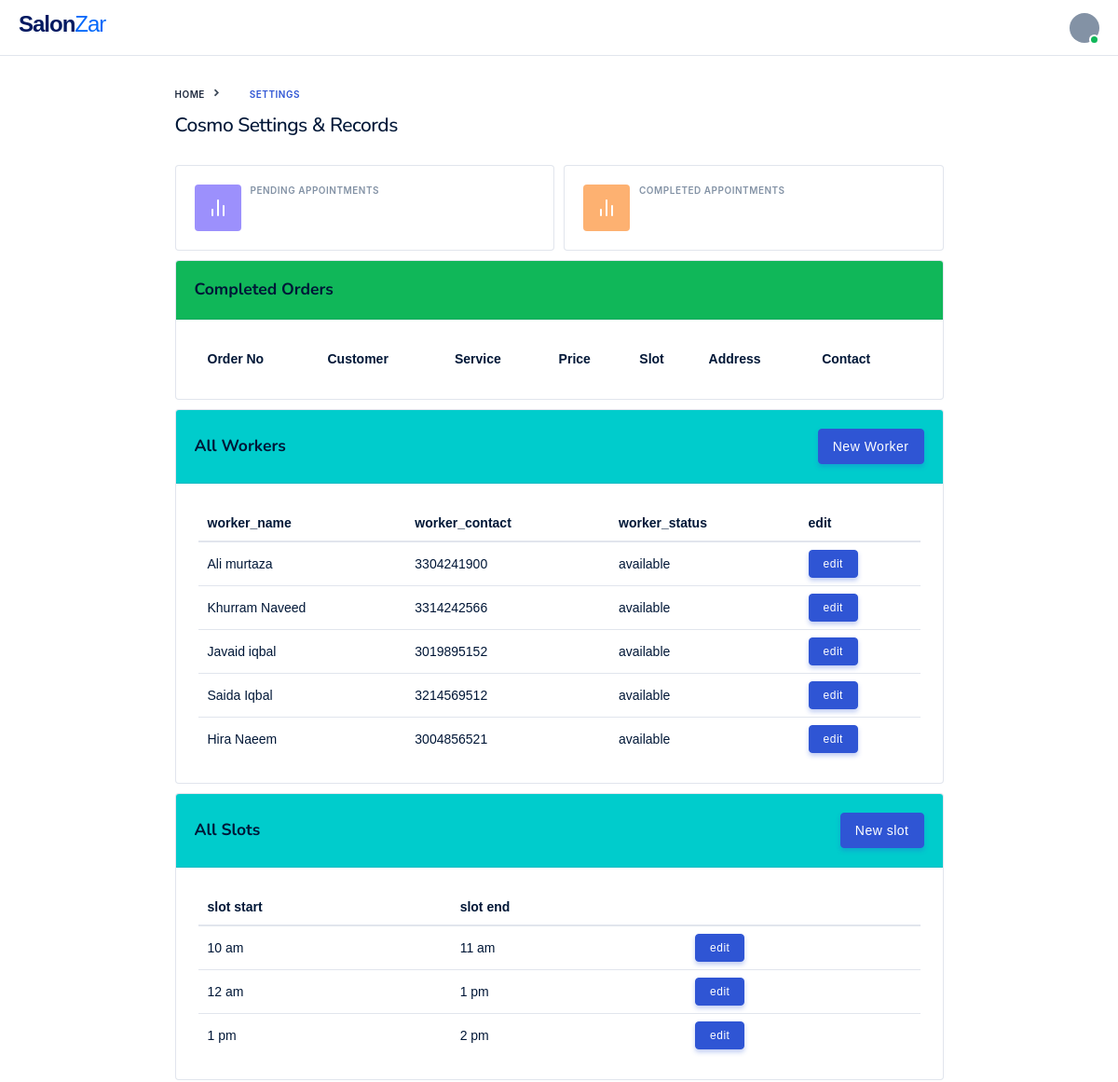
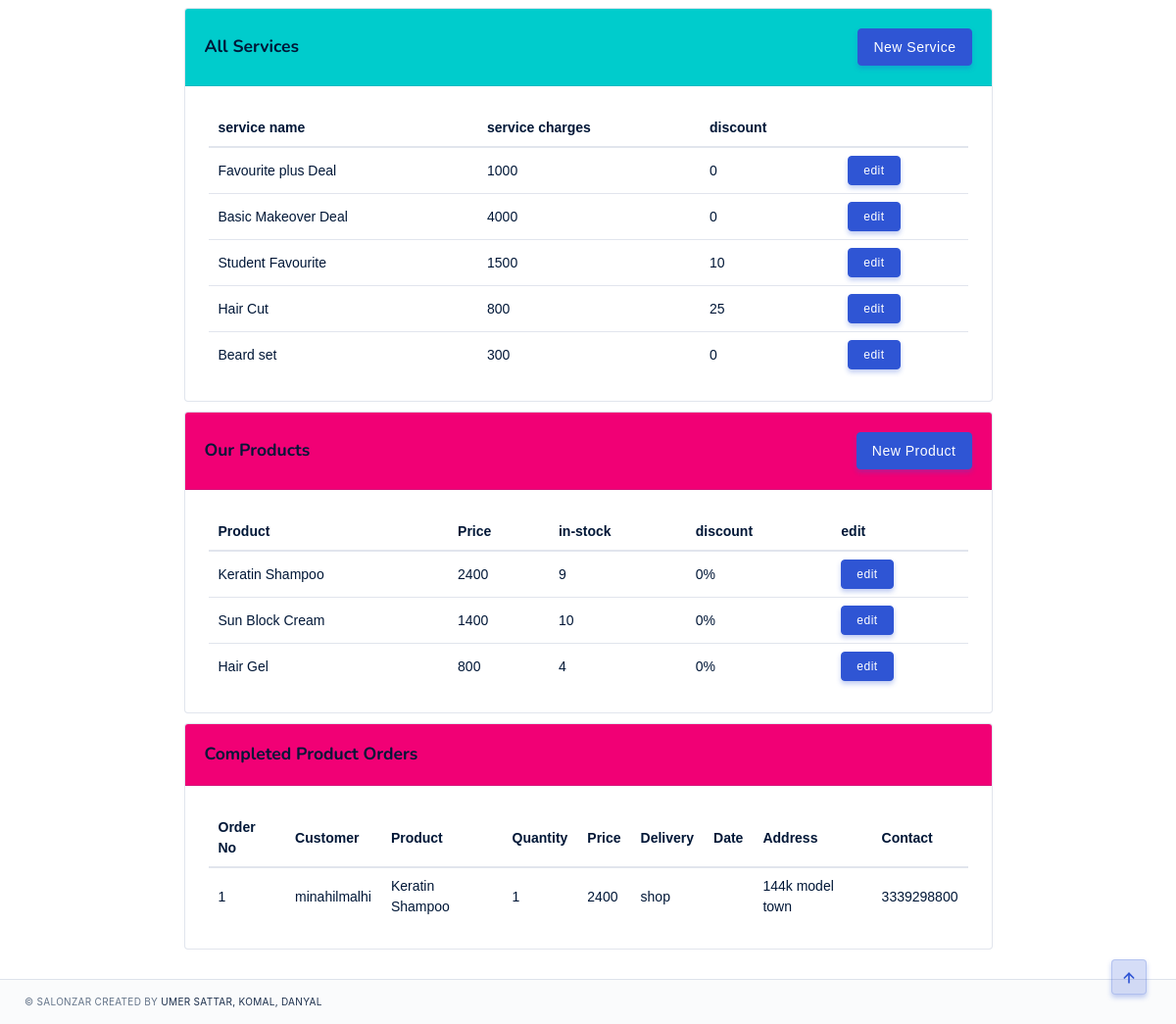
Screenshot of /salon_profile/ (signed in) with the database file from the repository (2 pictures, top to bottom).
### salons/models.py (models this page shows, shortened)
class Salon(models.Model):
    HOME = 'home service'
    SHOP = 'shop'
    BOTH = 'both'
    PENDING ='pending'
    APPROVED = 'approved'
    service_category =[
        (HOME,'Home Service'),
        (SHOP,'Shop'),
        (BOTH,'Both')
    ]
    status_choices =[
        (PENDING,'Pending'),
        (APPROVED,'Approved')
    ]
    user = models.OneToOneField(User,null=True,on_delete=models.CASCADE)
    shop_name = models.CharField(max_length=200,null=True)
    phone = models.CharField(max_length=200, null=True)
    email = models.CharField(max_length=200, null=True)
    no_of_workers = models.IntegerField(null=True)
    serivice_type = models.CharField(max_length=100,null=True,choices=service_category)
    address = models.CharField(null=True,max_length=100,blank=True)
    status = models.CharField(max_length=100,null=True,choices=status_choices)
    thumbnail = models.ImageField(upload_to='SalonImages/',null=True,blank=True)

class SalonWorker(models.Model):
    BUSY = 'busy'
    AVAILABLE = 'available'
    worker_choices =[
        (BUSY,'busy'),
        (AVAILABLE,'available'),
    ]
    salon = models.ForeignKey(Salon,null=True,blank=True,on_delete=models.CASCADE)
    worker_name = models.CharField(max_length=200,null=True)
    worker_contact = models.IntegerField(null=True)
    worker_status = models.CharField(max_length=200,null=True,choices=worker_choices)

class Slot(models.Model):
    BOOKED = 'booked'
    AVAILABLE = 'available'
    slot_choices = [
        (BOOKED,'booked'),
        (AVAILABLE,'available')
    ]
    salon = models.ForeignKey(Salon,null=True,blank=True,on_delete=models.CASCADE)
    slot_start_time = models.CharField(max_length=200,null=True)
    slot_end_time = models.CharField(max_length=200,null=True)
    slot_status = models.CharField(max_length=200,null=True,choices=slot_choices)

class Service(models.Model):
    salon = models.ForeignKey(Salon,null=True,blank=True,on_delete=models.CASCADE)
    service_name = models.CharField(max_length=200,null=True)
    price = models.IntegerField(null=True)
    discount = models.IntegerField(null=True,blank=True)
    product_image= models.ImageField(upload_to='service/',null=True,blank=True)

class Product(models.Model):
    salon = models.ForeignKey(Salon,null=True,blank=True,on_delete=models.CASCADE)
    product_name = models.CharField(max_length=200,null=True,blank=True)
    product_price = models.IntegerField(null=True,blank=True)
    product_stock = models.IntegerField(null=True,blank=True)
    discount = models.IntegerField(null=True,blank=True)
    product_image= models.ImageField(upload_to='Products/',null=True,blank=True)
    def __str__(self):
        return self.product_name

class ProductOrder(models.Model):
    INPROGRESS = 'inprogress'
    PENDING = 'pending'
    COMPLETE = 'complete'
    REJECT = 'reject'
    SHOP = 'shop'
    HOME = 'home'
    order_choices = [
        (INPROGRESS,'inprogress'),
        (PENDING,'pending'),
        (COMPLETE,'complete'),
        (REJECT,'reject')
    ]
    type_choices = [
        (SHOP,'shop'),
        (HOME,'home')
    ]
    cart = models.ForeignKey(Cart,null=True,blank=True,on_delete=models.CASCADE)
    salon = models.ForeignKey(Salon,null=True,blank=True,on_delete=models.CASCADE)
    product = models.ForeignKey(Product,null=True,blank=True,on_delete=models.CASCADE)
    quantity = models.IntegerField(null=True,blank=True)
    type = models.CharField(max_length=200,null=True,blank=True,choices=type_choices)
    order_date = models.DateField(null=True,blank=True)
    order_status = models.CharField(max_length=200,null=True,blank=True,choices=order_choices)
    order_time = models.DateTimeField(null=True,blank=True)
    total = models.IntegerField(null=True,blank=True)

class Cart(models.Model):
    user = models.OneToOneField(User,null=True,on_delete=models.CASCADE)
    address = models.CharField(max_length=200,null=True)
    phone = models.CharField(max_length=200,null=True)

### salons/decorators.py (the view)
		def wrapper_func(request,*args,**kwargs):
			group = None
			if request.user.groups.exists():
				group = request.user.groups.all()[0].name
			if group in allowed_roles:
				return view_func(request,*args,**kwargs)
			else:
				return HttpResponse('You are not allowed to view this page')

### salons/templatetags/user_tags.py (called while the page is built)
@register.filter(name='has_group')
def has_group(user, group_name):
    return user.groups.filter(name=group_name).exists()

### salons/templates/pages/salonuser_settings.html (shortened to what this page needs)
{% extends 'pages/base.html' %}
{% block content %}
<div class="container col-lg-9">
  <nav aria-label="breadcrumb">
    <ol class="breadcrumb breadcrumb-style3 mg-b-10" style="display: inline-block;">
      <li class="breadcrumb-item"><a href="{% url 'salon_user' %}">Home</a></li>
      <li class="breadcrumb-item active" >Settings</li>
    </ol>
  </nav>
    <div class="d-sm-flex align-items-center justify-content-between mg-b-20 mg-lg-b-25 mg-xl-b-30">
      <div>
        <h4 class="mg-b-0 tx-spacing--1">{{salon.shop_name}} Settings & Records</h4>
      </div>
    </div>
    <div class="row row-xs">
      <div class="col-sm-6 col-lg-6">
        <div class="card card-body">
          <div class="media">
            <div class="wd-40 wd-md-50 ht-40 ht-md-50 bg-indigo tx-white mg-r-10 mg-md-r-10 d-flex align-items-center justify-content-center rounded op-6">
              <i data-feather="bar-chart-2"></i>
            </div>
            <div class="media-body">
              <h6 class="tx-sans tx-uppercase tx-10 tx-spacing-1 tx-color-03 tx-semibold tx-nowrap mg-b-5 mg-md-b-8">Pending Appointments</h6>
            </div>
          </div>
        </div>
      </div>
      <div class="col-sm-6 col-lg-6 mg-t-10 mg-sm-t-0">
        <div class="card card-body">
          <div class="media">
            <div class="wd-40 wd-md-50 ht-40 ht-md-50 bg-orange tx-white mg-r-10 mg-md-r-10 d-flex align-items-center justify-content-center rounded op-6">
              <i data-feather="bar-chart-2"></i>
            </div>
            <div class="media-body">
              <h6 class="tx-sans tx-uppercase tx-10 tx-spacing-1 tx-color-03 tx-semibold tx-nowrap mg-b-5 mg-md-b-8">Completed Appointments</h6>
            </div>
          </div>
        </div>
      </div>
      <div class="col-lg-12 col-xl-12 mg-t-10">
        <div class="card">
          <div class="card-header pd-y-20 d-md-flex align-items-center justify-content-between bg-success ">
            <h5 class="mg-b-0"><b> Completed Orders</b> </h5>
          </div>
          <div class="card-body pos-relative pd-0">
            <div id="t1" class="table-responsive">
              <table class="table table-hover table-dashboard mg-b-0">
                  <tr>
                    <th><b>Order No</b></th>
                    <th><b>Customer</b></th>
                    <th><b>Service</b></th>
                    <th><b>Price</b></th>
                    <th><b>Slot</b></th>
                    <th><b>Address</b></th>
                    <th><b>Contact</b></th>
                  </tr>
              </table>
            </div>
          </div>
        </div>
      </div>
      <div class="col-lg-12 col-xl-12 mg-t-10">
        <div class="card">
          <div class="card-header pd-y-20 d-md-flex align-items-center justify-content-between bg-teal">
            <h5 class="mg-b-0"><b> All Workers</b> </h5>
            <div class="float-right">
              <a class="btn btn-primary" href="{% url 'new_worker' salon.id %}">New Worker</a>
             </div>
          </div>
          <div class="card-body pos-relative pd-0">
            <div id="t1" class="table-responsive">
              <table class="table table-hover table-dashboard mg-b-0">
                  <tr>
                    <th><b>worker_name</b></th>
                    <th><b>worker_contact</b></th>
                    <th><b>worker_status</b></th>
                    <th><b>edit</b></th>
                  </tr>
                <tbody>
                    {% for w in all_workers %}
                    <tr>
                        <td class="tx-14">{{w.worker_name}}</td>
                        <td class="tx-14">{{w.worker_contact}}</td>
                        <td class="tx-14">{{w.worker_status}}</td>
                        <td class="tx-14"><a href="{% url 'edit_worker' w.id %}" class="btn btn-xs btn-primary"> edit</a></td>
                    </tr>
                    {% endfor %}
                </tbody>
              </table>
            </div>
          </div>
        </div>
      </div>
      <div class="col-lg-12 col-xl-12 mg-t-10">
        <div class="card">
          <div class="card-header pd-y-20 d-md-flex align-items-center justify-content-between bg-teal">
            <h5 class="mg-b-0"><b> All Slots</b> </h5>
            <div class="float-right">
              <a class="btn btn-primary" href="{% url 'add_slot' salon.id %}">New slot</a>
             </div>
          </div>
          <div class="card-body pos-relative pd-0">
            <div id="t1" class="table-responsive">
              <table class="table table-hover table-dashboard mg-b-0">
                  <tr>
                    <th><b>slot start</b></th>
                    <th><b>slot end</b></th>
                  </tr>
                <tbody>
                    {% for w in all_slots %}
                    <tr>
                        <td class="tx-14">{{w.slot_start_time}}</td>
                        <td class="tx-14">{{w.slot_end_time}}</td>
                        <td class="tx-14"><a href="{% url 'edit_slot' w.id %}" class="btn btn-xs btn-primary"> edit</a></td>
                    </tr>
                    {% endfor %}
                </tbody>
              </table>
            </div>
          </div>
        </div>
      </div>
      <div class="col-lg-12 col-xl-12 mg-t-10">
        <div class="card">
          <div class="card-header pd-y-20 d-md-flex align-items-center justify-content-between bg-teal">
            <h5 class="mg-b-0"><b> All Services</b> </h5>
            <div class="float-right">
              <a class="btn btn-primary" href="{% url 'new_service' salon.id %}">New Service</a>
             </div>
          </div>
          <div class="card-body pos-relative pd-0">
            <div id="t1" class="table-responsive">
              <table class="table table-hover table-dashboard mg-b-0">
                  <tr>
                    <th><b>service name</b></th>
                    <th><b>service charges</b></th>
                    <th><b>discount</b></th>
                  </tr>
                <tbody>
                    {% for s in all_services %}
                    <tr>
                        <td class="tx-14">{{s.service_name}}</td>
                        <td class="tx-14">{{s.price}}</td>
                        <td class="tx-14">{{s.discount}}</td>
                        <td class="tx-14"><a href="{% url 'edit_service' s.id %}" class="btn btn-xs btn-primary"> edit</a></td>
                    </tr>
                    {% endfor %}
                </tbody>
              </table>
            </div>
          </div>
        </div>
      </div>
      <div class="col-lg-12 col-xl-12 mg-t-10">
        <div class="card">
          <div class="card-header pd-y-20 d-md-flex align-items-center justify-content-between bg-pink">
            <h5 class="mg-b-0"><b> Our Products</b> </h5>
            <div class="float-right">
             <a class="btn btn-primary" href="{% url 'add_product' salon.id %}">New Product</a>
            </div>
          </div>
          <div class="card-body pos-relative pd-0">
            <div id="t1" class="table-responsive">
              <table class="table table-hover table-dashboard mg-b-0">
                  <tr>
                    <th><b>Product</b></th>
                    <th><b>Price</b></th>
                    <th><b>in-stock</b></th>
                    <th><b>discount</b></th>
                    <th><b>edit</b></th>
                  </tr>
                <tbody>
                 {% for p in all_products %}
                 <tr>
                   <td class="tx-14">{{p.product_name}}</td>
                   <td class="tx-14">{{p.product_price}}</td>
                   <td class="tx-14">{{p.product_stock}}</td>
                   <td class="tx-14">{{p.discount}}%</td>
                   <td class="tx-14"><a href="{% url 'edit_product' p.id %}" class="btn btn-xs btn-primary"> edit</a></td>
                 </tr>
                 {% endfor %}
                </tbody>
              </table>
            </div>
          </div>
        </div>
      </div>
      <div class="col-lg-12 col-xl-12 mg-t-10">
        <div class="card">
          <div class="card-header pd-y-20 d-md-flex align-items-center justify-content-between bg-pink ">
            <h5 class="mg-b-0"><b> Completed Product Orders</b> </h5>
          </div>
          <div class="card-body pos-relative pd-0">
            <div id="t1" class="table-responsive">
              <table class="table table-hover table-dashboard mg-b-0">
                  <tr>
                    <th><b>Order No</b></th>
                    <th><b>Customer</b></th>
                    <th><b>Product</b></th>
                    <th><b>Quantity</b></th>
                    <th><b>Price</b></th>
                    <th><b>Delivery</b></th>
                    <th><b>Date</b></th>
                    <th><b>Address</b></th>
                    <th><b>Contact</b></th>
                  </tr>
                <tbody>
                  {% for p in pc_orders %}
                 <tr>
                   <td class="tx-14">{{forloop.counter}}</td>
                   <td class="tx-14">{{p.cart.user}}</td>
                   <td class="tx-14">{{p.product}}</td>
                   <td class="tx-14">{{p.quantity}}</td>
                   <td class="tx-14">{{p.total}}</td>
                   <td class="tx-14">{{p.type}}</td>
                   <td class="tx-14">{{p.date}}</td>
                   <td class="tx-14">{{p.cart.address}}</td>
                   <td class="tx-14">{{p.cart.phone}}</td>
                 </tr>
                 {% endfor %}
                </tbody>
              </table>
            </div>
          </div>
        </div>
      </div>
    </div>
  </div>
{% endblock %}

### rows the page displays
Salon: shop_name "Cosmo"
SalonWorker: worker_name "Ali murtaza", worker_contact "3304241900", worker_status "available"
SalonWorker: worker_name "Khurram Naveed", worker_contact "3314242566", worker_status "available"
SalonWorker: worker_name "Javaid iqbal", worker_contact "3019895152", worker_status "available"
SalonWorker: worker_name "Saida Iqbal", worker_contact "3214569512", worker_status "available"
SalonWorker: worker_name "Hira Naeem", worker_contact "3004856521", worker_status "available"
Slot: slot_start_time "10 am", slot_end_time "11 am"
Slot: slot_start_time "12 am", slot_end_time "1 pm"
Slot: slot_start_time "1 pm", slot_end_time "2 pm"
Service: service_name "Favourite plus Deal", price "1000", discount "0"
Service: service_name "Basic Makeover Deal", price "4000", discount "0"
Service: service_name "Student Favourite", price "1500", discount "10"
Service: service_name "Hair Cut", price "800", discount "25"
Service: service_name "Beard set", price "300", discount "0"
Product: product_name "Keratin Shampoo", product_price "2400", product_stock "9", discount "0"
Product: product_name "Sun Block Cream", product_price "1400", product_stock "10", discount "0"
Product: product_name "Hair Gel", product_price "800", product_stock "4", discount "0"
ProductOrder: cart.user "minahilmalhi", product "Keratin Shampoo", quantity "1", total "2400", type "shop", cart.address "144k model town", cart.phone "3339298800"
